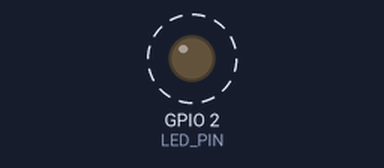
A program run on a simulated ESP8266 (NodeMCU). On the bench: output pins drawn as LEDs (lit = HIGH). Dashed ring = blinking. What the program prints to the serial monitor is not drawn.

Above: at 0.4 s.
Timing chart, 0 to 3.2 s (numbered marks = the images above):
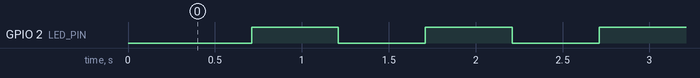

The program:

main.cpp
```cpp
#include <Arduino.h>

// GPIO2 = D4 = onboard blue LED on NodeMCU. Active LOW (LOW = on, HIGH = off).
#define LED_PIN 2

void setup() {
    Serial.begin(115200);
    delay(200);
    Serial.println();
    Serial.println("================ BLINK TEST ================");
    Serial.println("If you see this -> Serial communication works");
    Serial.println("If onboard blue LED blinks -> GPIO works");
    Serial.println("============================================");
    pinMode(LED_PIN, OUTPUT);
}

void loop() {
    digitalWrite(LED_PIN, LOW);   // ON
    Serial.println("LED ON");
    delay(500);
    digitalWrite(LED_PIN, HIGH);  // OFF
    Serial.println("LED OFF");
    delay(500);
}
```

Measured:
- by itself, GPIO 2 (LED_PIN): alternates HIGH for 0.50 s and LOW for 0.50 s
